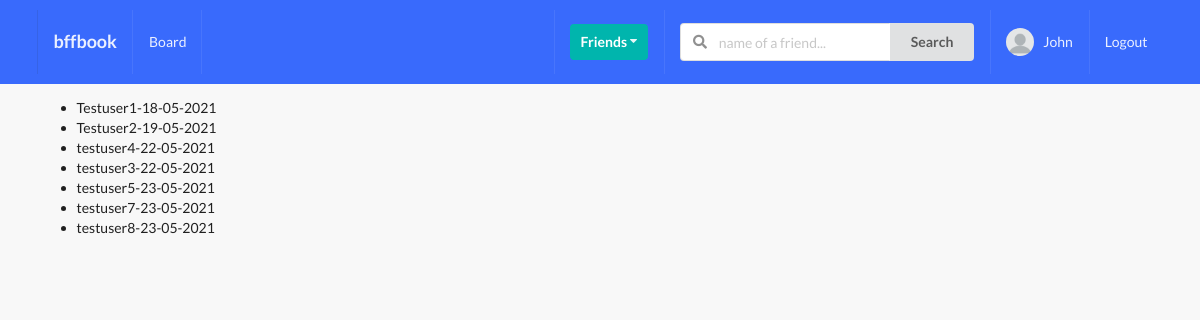
Page /profiles/to-invite/ (signed in) on the earlier database version.
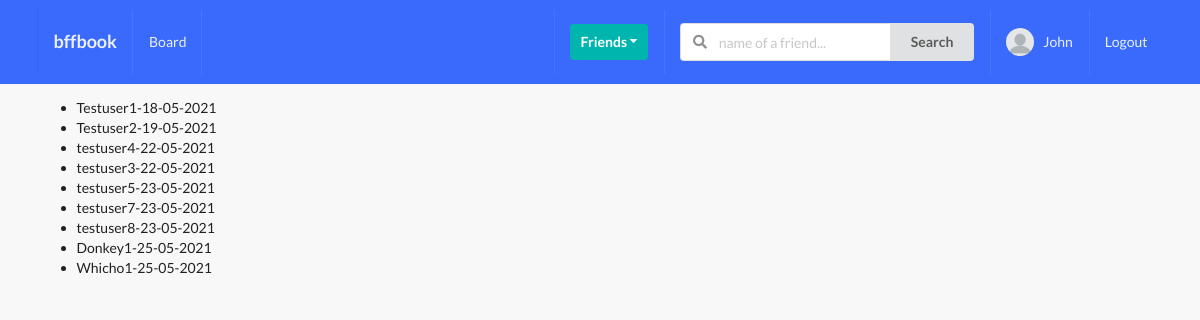
Same page on the later database version.
### profiles/models.py (models this page shows, shortened)
class Profile(models.Model):
    first_name = models.CharField(max_length=200, blank=True)
    last_name = models.CharField(max_length=200, blank=True)
    user = models.OneToOneField(User, on_delete=models.CASCADE)
    bio = models.TextField(default="No bio...", max_length=300)
    email = models.EmailField(max_length=200, blank=True)
    country = models.CharField(max_length=200, blank=True)
    avatar = models.ImageField(default='avatar.png', upload_to='avatars/')
    friends = models.ManyToManyField(User, blank=True, related_name='friends')
    slug = models.SlugField(unique=True, blank=True)
    updated = models.DateTimeField(auto_now=True)
    created = models.DateTimeField(auto_now_add=True)
    objects = ProfileManager()
    def __str__(self):
        return f"{self.user.username}-{self.created.strftime('%d-%m-%Y')}"
    __initial_first_name = None
    __initail_last_name = None
    def __init__(self, *args, **kwargs):
        super().__init__(*args, **kwargs)
        self.__initial_first_name = self.first_name
        self.__initial_last_name = self.last_name

### profiles/views.py (the view)
# urls.py: path('to-invite/', invites_profiles_list_view, name='invite-profiles-view'),
@login_required
def invites_profiles_list_view(request):
    user=request.user
    qs = Profile.objects.get_all_profiles_to_invite(user)
    context = {'qs': qs}
    return render(request, 'profiles/to_invite_list.html', context)

### profiles/context_processors.py (called while the page is built)
def profile_pic(request):
    if request.user.is_authenticated:
        profile_obj = Profile.objects.get(user=request.user)
        pic = profile_obj.avatar
        return {'picture': pic}
    return {}

def invitations_received_no(request):
    if request.user.is_authenticated:
        profile_obj = Profile.objects.get(user=request.user)
        qs_count = Relationship.objects.invitations_received(profile_obj).count()
        return {'invites_num': qs_count}
    return {}

### profiles/models.py (called while the page is built)
    def get_all_profiles_to_invite(self, sender):
        profiles = Profile.objects.all().exclude(user=sender)
        profile = Profile.objects.get(user=sender)
        qs = Relationship.objects.filter(Q(sender=profile) | Q(receiver=profile))
        accepted = set([])
        for rel in qs:
            if rel.status == 'accepted':
                accepted.add(rel.receiver)
                accepted.add(rel.sender)
        print(accepted)
        available = [profile for profile in profiles if profile not in accepted]
        print(available)
        return available

    def invitations_received(self, receiver):
        qs = Relationship.objects.filter(receiver=receiver, status='send')
        return qs

### profiles/templates/profiles/to_invite_list.html (shortened to what this page needs)
{% extends 'base.html' %}
{% block content %}
    <ul>
        {% for item in qs %}
            <li>{{ item }}</li>
        {% endfor %}
    </ul>
{% endblock content %}

Differences in the rows shown:
added Profile: user+created "Donkey1-25-05-2021"
added Profile: user+created "Whicho1-25-05-2021"
